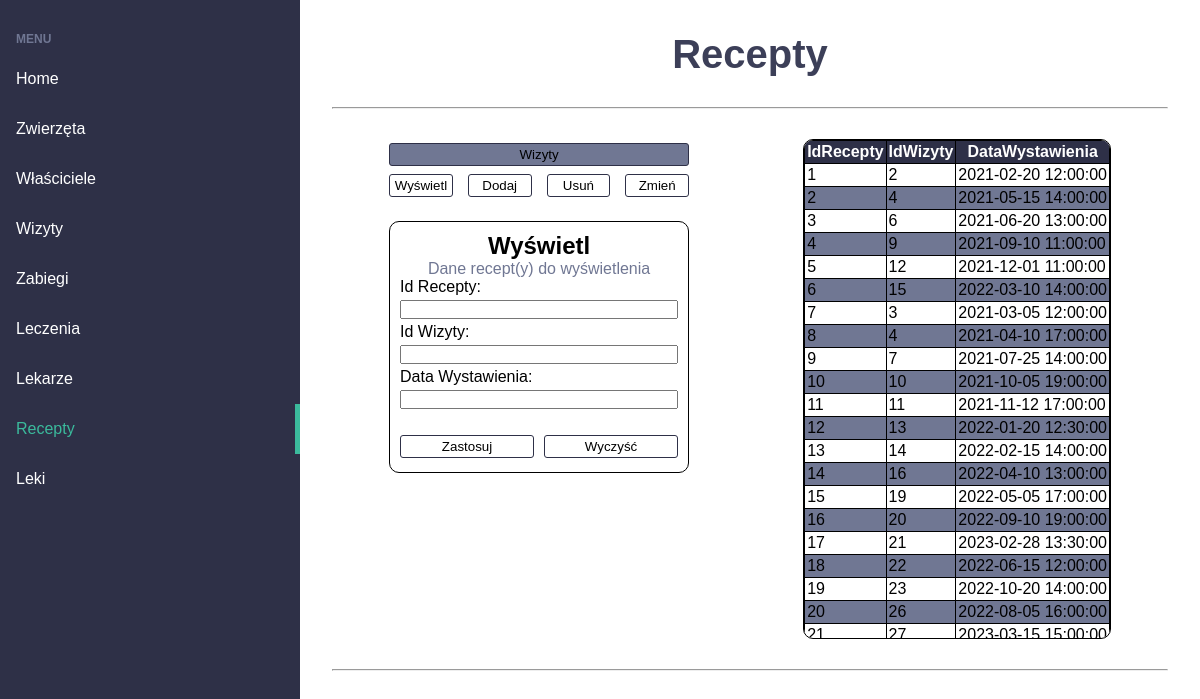
Page /code/subpages/prescriptions.php (signed in) on the committed database.
### tables this page shows
CREATE TABLE `wizytyrecepty` (
  `IdRecepty` int(11) NOT NULL AUTO_INCREMENT,
  `IdWizyty` int(11) NOT NULL,
  `DataWystawienia` datetime DEFAULT NULL,
  PRIMARY KEY (`IdRecepty`),
  KEY `IdWizyty` (`IdWizyty`),
  CONSTRAINT `wizytyrecepty_ibfk_1` FOREIGN KEY (`IdWizyty`) REFERENCES `wizyty` (`IdWizyty`)
);

### code/subpages/prescriptions.php (the view, shortened to what this page needs)
<?php
$tableOneName = "wizytyRecepty";
$databaseName = "klinika";
?>
<!DOCTYPE html>
<html lang="pl">
<head>
    <link rel=stylesheet type="text/css" href="../../assets/stylesheets/navbar.css">
    <link rel=stylesheet type="text/css" href="../../assets/stylesheets/database-operations.css">
    <link rel=stylesheet type="text/css" href="../../assets/stylesheets/base.css">
</head>
<body>
<div class=app>
    <aside class=sidebar>
        <h3>Menu</h3>
        <nav class=menu>
                <a href="../index.php" class="menu-item">Home</a>
                <a href="animals.php" class="menu-item">Zwierzęta</a>
                <a href="owners.php" class="menu-item">Właściciele</a>
                <a href="appointments.php" class="menu-item">Wizyty</a>
                <a href="surgeries.php" class="menu-item">Zabiegi</a>
                <a href="treatments.php" class="menu-item">Leczenia</a>
                <a href="doctors.php" class="menu-item">Lekarze</a>
                <a href="prescriptions.php" class="menu-item is-active">Recepty</a>
                <a href="medicines.php" class="menu-item">Leki</a>
        </nav>
    </aside>
    <main class="content">
        <h1>Recepty</h1>
        <hr>
        <?php
        $conn = null;
        try {
            if (!empty($_SESSION['username']) && (!empty($_SESSION['password']) || $_SESSION['password']=="")) {
                $conn = new mysqli("localhost", 'root', '', $databaseName);
                $conn->set_charset("utf8");
            }
        } catch (mysqli_sql_exception $e) {
        } catch (Exception $e) {
        }
        $insert = $delete = $update = $select = false;
        if ($conn) {
            $query = "SELECT privilege FROM PRIVILEGES WHERE UserId = '" . $_SESSION['userId'] . "'";
            $result = $conn->query($query);
            while ($row = $result->fetch_assoc()) {
                $priv = strtolower($row["privilege"]);
                if ($priv === "select") $select = true;
            }
        }
        if ($conn && ($insert || $delete || $update || $select)) {
            echo <<< EOD
            <div class='main'>
                <div class="operacje">
                    <input id=zmianaRecept type='button' value='Wizyty' onclick=changePrescriptions()>
                    <div class='przyciski'>
                        <input type='button' value='Wyświetl' onclick=showMenu('wyswietl')>
                        <input type='button' value='Dodaj' onclick=showMenu('dodaj')>
                        <input type='button' value='Usuń' onclick=showMenu('usun')>
                        <input type='button' value='Zmień' onclick=showMenu('edytuj')>
                    </div>
                <div class='opcjeMenu'>
            EOD;
            if($select)
            {
                echo <<<EOD
                <div class="wyswietl">
                    <h2>Wyświetl</h2>
                    <p>Dane recept(y) do wyświetlenia</p>
                    <form action="?" method="post">
                        <label for="idRecepty">Id Recepty: </label>
                        <input type="number" id="idRecepty" name="idRecepty"><br>
                        <label for="idWizytyZabiegu" class=change>Id Wizyty: </label>
                        <input type="text" id="idWizytyZabiegu" name="idWizytyZabiegu"><br>
                        <label for="dataWystawienia">Data Wystawienia: </label>
                        <input type="text" id="dataWystawienia" name="dataWystawienia"><br><br>
                        <input type=hidden id=changePrescription name=changePrescription class=changePrescription  value='wizyty'>
                        <div class="controlButtons">
                            <input type="submit" name="wyswietlSubmit" value="Zastosuj">
                            <input type="reset" value="Wyczyść">
                        </div>
                    </form>
                </div>
                EOD;
            }
            echo '</div></div>';
        }
        if ($conn) {
            if ($select) {
                echo '<div class="tabela">'.
                '<div class="table-border">';
                $query = ($_SESSION['table'] ?? null) ?? "SELECT * FROM $tableOneName";
                $result = $conn->query($query);
                echo '<table>'.
                '<thead>'.
                '<tr>';
                while($fieldinfo = $result->fetch_field()) {
                    echo '<th>' . $fieldinfo->name . '</th>';
                }
                echo '</tr>';
                echo '</thead>';
                while($row = $result->fetch_assoc()) {
                    echo '<tr>';
                    foreach($row as $cell) {
                        echo '<td>' . $cell . '</td>';
                    }
                    echo '</tr>';
                }
                echo '</table>'.
                '</div>'.
                '</div>';
            }
        }
        echo "</div>";
        ?>
        <hr>
</main>
</div>
</body>
</html>

### assets/stylesheets/navbar.css (style rules this page uses)
* { margin: 0; padding: 0; box-sizing: border-box; font-family: 'Fire Sans', sans-serif; }
.app { display:flex; min-height: 100vh; }
.sidebar { flex: 1 1 0; max-width: 300px; padding: 2rem 1rem; background-color: #2e3047; }
.sidebar h3 { color: #707793; font-size: 0.75rem; text-transform: uppercase; margin-bottom: 0.5rem; }
.sidebar .menu { margin: 0 -1rem; }
.sidebar .menu .menu-item { display:block; padding: 1em; color: #FFF; text-decoration: none; transition: 0.2s linear; }
.sidebar .menu .menu-item.is-active { color: #3bba9c; border-right: 5px solid #3bba9c; }
.content { flex: 1 1 0; padding: 2rem; }
.content h1 { color: #3C3F58; font-size: 2.5rem; margin-bottom: 1rem; }
.content p { color: #707793; }

### assets/stylesheets/database-operations.css (style rules this page uses)
.main { display:flex; justify-content:space-around; }
.przyciski { display:flex; justify-content: center; gap:15px; margin-bottom: 20px; }
.tabela { display:flex; justify-content: center; align-items: center; }
.table-border { overflow: auto; border: 1px black solid; border-radius: 10px; max-height: 500px; }
table { border-collapse:collapse; border:solid black 1px; border-radius:6px; }
td, th { border-left:solid black 1px; border-top:solid black 1px; padding:2px; }
th { background-color: #2e3047; border-top: none; color:white; }
td:first-child, th:first-child { border-left: none; }
tr:nth-child(even) { background-color: #707793; }
.dodaj, .usun, .edytuj, .wyswietl { border: 1px solid black; padding: 10px; border-radius: 10px; width: 300px; }
input { margin-bottom: 4px; margin-top: 4px; width: 100% ; }
#zmianaRecept { background-color: #707793; }

### assets/stylesheets/base.css (style rules this page uses)
h1, h2, p { text-align:center; }
hr { margin: 30px 0; }
input[type="button"], input[type="submit"], input[type="reset"] { background-color:white; border:#2e3047 1px solid; border-radius: 3px; padding:3px; cursor: pointer; transition-duration: 0.5s; }
.controlButtons { display:flex; justify-content: center; gap: 10px; align-items: center; margin-top:0px; }

### rows in the picture
wizytyrecepty: IdRecepty "1", IdWizyty "2", DataWystawienia "2021-02-20 12:00:00"
wizytyrecepty: IdRecepty "2", IdWizyty "4", DataWystawienia "2021-05-15 14:00:00"
wizytyrecepty: IdRecepty "3", IdWizyty "6", DataWystawienia "2021-06-20 13:00:00"
wizytyrecepty: IdRecepty "4", IdWizyty "9", DataWystawienia "2021-09-10 11:00:00"
wizytyrecepty: IdRecepty "5", IdWizyty "12", DataWystawienia "2021-12-01 11:00:00"
wizytyrecepty: IdRecepty "6", IdWizyty "15", DataWystawienia "2022-03-10 14:00:00"
wizytyrecepty: IdRecepty "7", IdWizyty "3", DataWystawienia "2021-03-05 12:00:00"
wizytyrecepty: IdRecepty "8", IdWizyty "4", DataWystawienia "2021-04-10 17:00:00"
wizytyrecepty: IdRecepty "9", IdWizyty "7", DataWystawienia "2021-07-25 14:00:00"
wizytyrecepty: cell "10", DataWystawienia "2021-10-05 19:00:00"
wizytyrecepty: cell "11", DataWystawienia "2021-11-12 17:00:00"
wizytyrecepty: IdRecepty "12", IdWizyty "13", DataWystawienia "2022-01-20 12:30:00"
wizytyrecepty: IdRecepty "13", IdWizyty "14", DataWystawienia "2022-02-15 14:00:00"
wizytyrecepty: IdRecepty "14", IdWizyty "16", DataWystawienia "2022-04-10 13:00:00"
wizytyrecepty: IdRecepty "15", IdWizyty "19", DataWystawienia "2022-05-05 17:00:00"
wizytyrecepty: IdRecepty "16", IdWizyty "20", DataWystawienia "2022-09-10 19:00:00"
wizytyrecepty: IdRecepty "17", IdWizyty "21", DataWystawienia "2023-02-28 13:30:00"
wizytyrecepty: IdRecepty "18", IdWizyty "22", DataWystawienia "2022-06-15 12:00:00"
wizytyrecepty: IdRecepty "19", IdWizyty "23", DataWystawienia "2022-10-20 14:00:00"
wizytyrecepty: IdRecepty "20", IdWizyty "26", DataWystawienia "2022-08-05 16:00:00"
wizytyrecepty: IdRecepty "21", IdWizyty "27", DataWystawienia "2023-03-15 15:00:00"

### other values in the picture
$fieldinfo->name "IdRecepty"
$fieldinfo->name "IdWizyty"
$fieldinfo->name "DataWystawienia"
